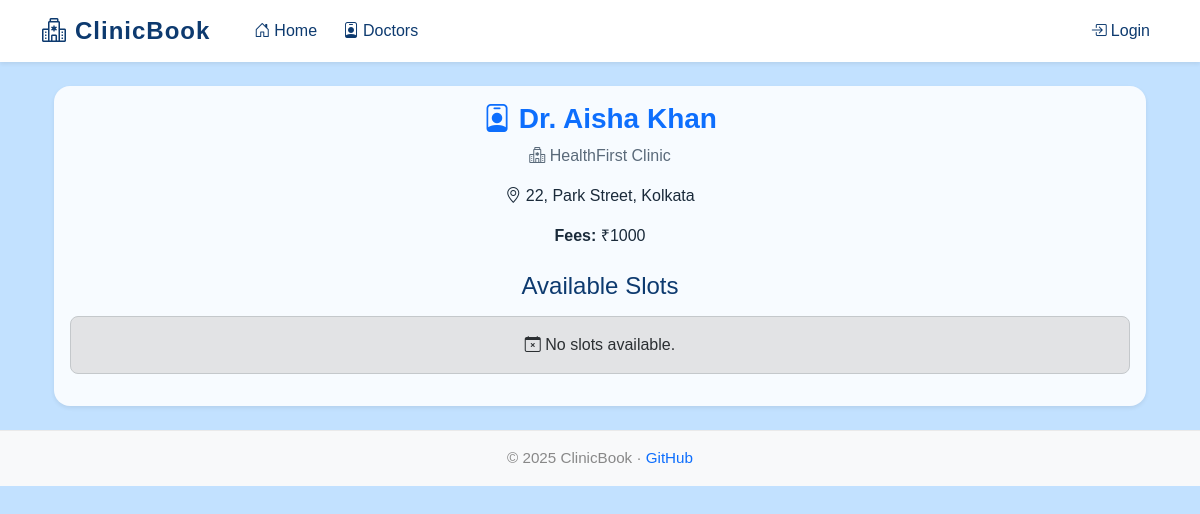
Page /doctor/9 on the earlier database version.
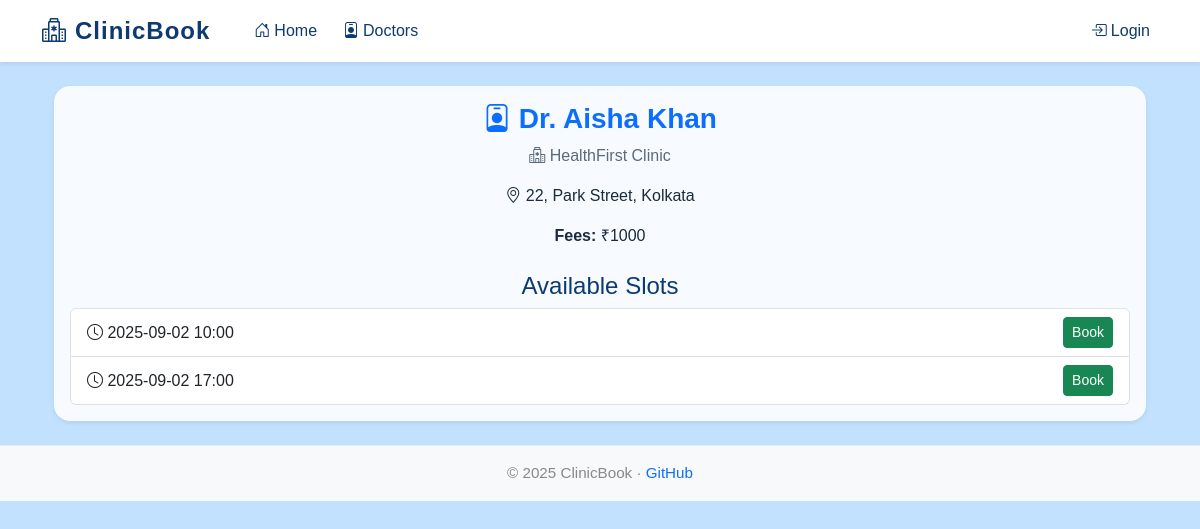
Same page on the later database version.
### tables this page shows
CREATE TABLE doctors (
        id INTEGER PRIMARY KEY AUTOINCREMENT,
        clinic_id INTEGER,
        name TEXT NOT NULL,
        specialization TEXT,
        fees INTEGER,
        email TEXT UNIQUE NOT NULL,
        phone TEXT,
        about TEXT,
        FOREIGN KEY (clinic_id) REFERENCES clinics(id) ON DELETE SET NULL
    );

CREATE TABLE clinics (
        id INTEGER PRIMARY KEY AUTOINCREMENT,
        name TEXT NOT NULL,
        city TEXT,
        address TEXT,
        phone TEXT
    );

CREATE TABLE slots (
        id INTEGER PRIMARY KEY AUTOINCREMENT,
        doctor_id INTEGER NOT NULL,
        date TEXT NOT NULL,
        time TEXT NOT NULL,
        capacity INTEGER NOT NULL DEFAULT 5,
        booked_count INTEGER NOT NULL DEFAULT 0,
        FOREIGN KEY (doctor_id) REFERENCES doctors(id) ON DELETE CASCADE
    );

### app.py (the view)
    @app.route('/doctor/<int:doc_id>')
    def doctor_detail(doc_id):
        db = get_db()
        doc = db.execute(
            '''SELECT d.*, c.name as clinic_name, c.city as clinic_city, c.address
               FROM doctors d
               LEFT JOIN clinics c ON d.clinic_id = c.id
               WHERE d.id = ?''',
            (doc_id,)
        ).fetchone()
        if not doc:
            abort(404)
        today = datetime.date.today().isoformat()
        slots = db.execute(
            'SELECT * FROM slots WHERE doctor_id=? AND date>=? ORDER BY date,time',
            (doc_id, today)
        ).fetchall()
        return render_template('book.html', doc=doc, slots=slots)

### templates/book.html (shortened to what this page needs)
{% extends "base.html" %}
{% block content %}
<div class="container mt-4">
  {% if doc %}
  <div class="card shadow-sm">
    <div class="card-body text-center">
      <h3 class="card-title text-primary">
        <i class="bi bi-person-badge"></i> {{ doc.name }}
      </h3>
      <p class="text-muted"><i class="bi bi-hospital"></i> {{ doc.clinic_name }}</p>
      <p><i class="bi bi-geo-alt"></i> {{ doc.address }}, {{ doc.clinic_city }}</p>
      <p><strong>Fees:</strong> ₹{{ doc.fees }}</p>
      <h4 class="mt-4">Available Slots</h4>
      {% if slots and slots|length > 0 %}
        <ul class="list-group">
          {% for s in slots %}
          <li class="list-group-item d-flex justify-content-between align-items-center">
            <span><i class="bi bi-clock"></i> {{ s.date }} {{ s.time }}</span>
            <span>
              {% if s.booked_count < s.capacity %}
                <a href="{{ url_for('book', slot_id=s.id) }}" class="btn btn-sm btn-success">
                  Book
                </a>
              {% else %}
                <span class="badge bg-danger">Full</span>
              {% endif %}
            </span>
          </li>
          {% endfor %}
        </ul>
      {% else %}
        <div class="alert alert-secondary mt-3">
          <i class="bi bi-calendar-x"></i> No slots available.
        </div>
      {% endif %}
    </div>
  </div>
  {% endif %}
</div>
{% endblock %}

### templates/base.html (shortened to what this page needs)
<!doctype html>
<html lang="en">
<head>
  <link href="https://cdn.jsdelivr.net/npm/bootstrap@5.3.3/dist/css/bootstrap.min.css" rel="stylesheet">
  <link href="https://cdn.jsdelivr.net/npm/bootstrap-icons@1.11.3/font/bootstrap-icons.css" rel="stylesheet">
  <link href="/static/css/style.css" rel="stylesheet">
</head>
<body>
  <nav class="navbar navbar-expand-lg navbar-light bg-white shadow-sm py-2">
    <div class="container">
      <a class="navbar-brand d-flex align-items-center" href="/" style="color: #0d3a6f;">
        <i class="bi bi-hospital me-2" style="color: #0d3a6f;"></i>ClinicBook
      </a>
      <div class="collapse navbar-collapse" id="nav">
        <ul class="navbar-nav me-auto mb-2 mb-lg-0" style="margin-left: 20px;">
          <li class="nav-item" style="margin-right: 10px;">
            <a class="nav-link{% if request.path == '/' %} active{% endif %}" href="/">
              <i class="bi bi-house-door me-1"></i>Home
            </a>
          </li>
          <li class="nav-item">
            <a class="nav-link{% if request.path.startswith('/doctors') %} active{% endif %}" href="/doctors">
              <i class="bi bi-person-badge me-1"></i>Doctors
            </a>
          </li>
        </ul>
        <ul class="navbar-nav ms-auto mb-2 mb-lg-0">
          {% if session.patient_id %}
            <li class="nav-item" style="margin-right: 10px;">
              <a class="nav-link{% if request.path.startswith('/dashboard') %} active{% endif %}"
                 href="{{ url_for('dashboard') }}">
                 <i class="bi bi-speedometer2 me-1"></i>Patient Dashboard
              </a>
            </li>
            <li class="nav-item">
              <a class="nav-link" href="{{ url_for('logout') }}">
                <i class="bi bi-box-arrow-right me-1"></i>Logout
              </a>
            </li>
          {% else %}
            <li class="nav-item">
              <a class="nav-link{% if request.path.startswith('/login') %} active{% endif %}" href="{{ url_for('login') }}">
                <i class="bi bi-box-arrow-in-right me-1"></i>Login
              </a>
            </li>
          {% endif %}
        </ul>
      </div>
    </div>
  </nav>
  <main class="container my-4">
    {% block content %}{% endblock %}
  </main>
  <footer class="py-3 bg-light mt-auto">
    <div class="container text-center">
      <span>&copy; {{ 2025 }} ClinicBook &middot;
        <a href="https://github.com/Mfaj-cod" target="_blank" class="text-decoration-none text-primary">GitHub</a>
      </span>
    </div>
  </footer>
</body>
</html>

### static/css/style.css (style rules this page uses)
:root { --background: #c2e1ff; --card-bg: #f7fbff; --primary: #0d6efd; --primary-hover: #084298; --heading: #0d3a6f; --accent-light: #afd7ff; --text-default: #1a2a3a; --text-muted: #5a6a7a; --text-footer: #888888; --success: #28a745; --danger: #dc3545; --warning: #ffc107; --info: #20c997; --white: #ffffff; --gray-light: #eaeaea; --gray-dark: #343a40; }
.navbar-brand { font-weight: bold; letter-spacing: 1px; font-size: 1.5rem; display: flex; align-items: center; }
.card { border-radius: 1rem; box-shadow: 0 2px 12px rgba(0,0,0,0.04); border: 0; }
.card-title { font-weight: 600; }
footer { background: var(--accent-light); border-top: 1px solid var(--gray-light); padding: 1rem 0; text-align: center; color: var(--text-footer); font-size: 0.95rem; flex-shrink: 0; }

Differences in the rows shown:
added slots: date "2025-09-02", time "10:00"
added slots: date "2025-09-02", time "17:00"
Other differences:
text no longer shown: "No slots available."
